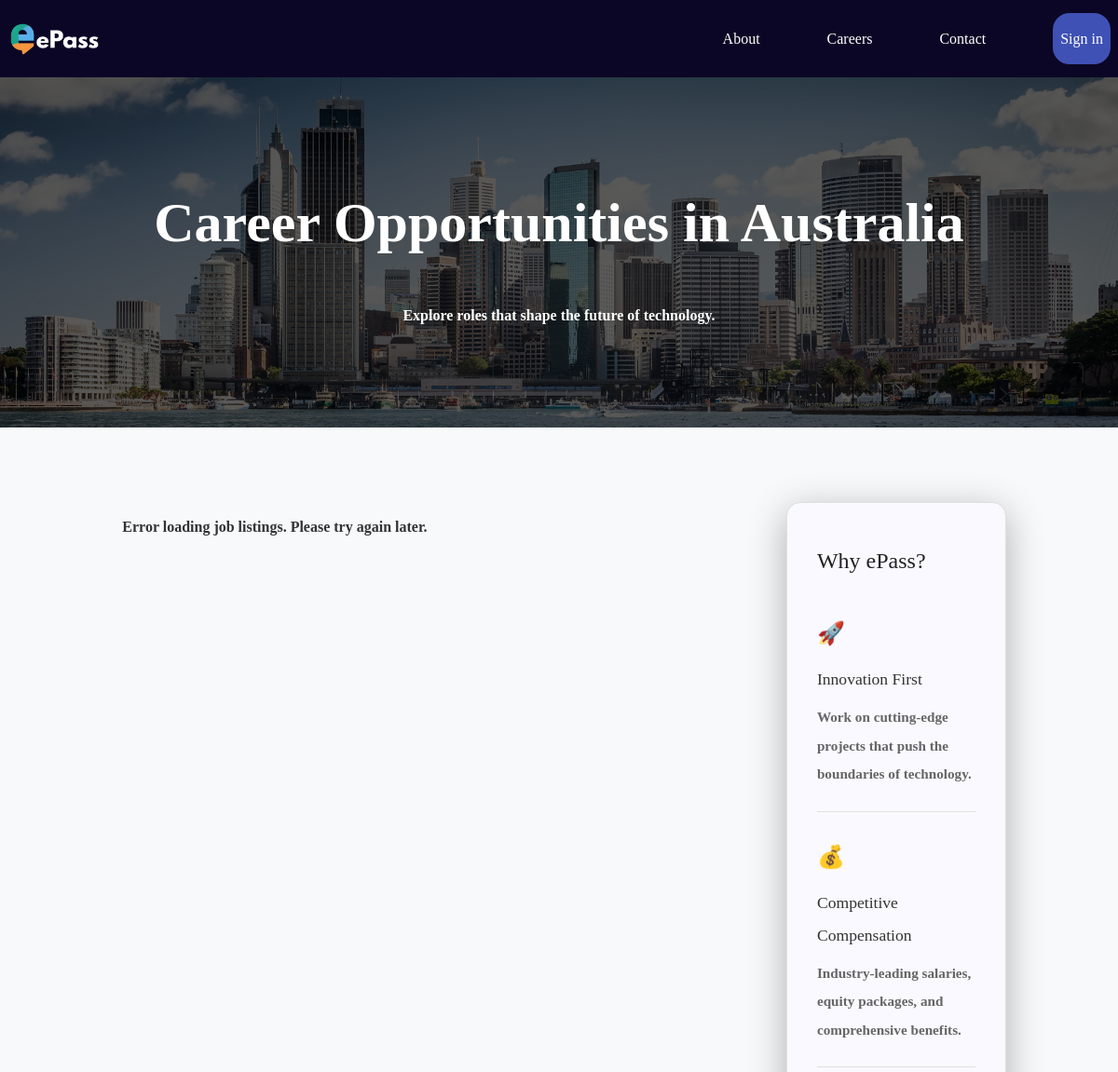
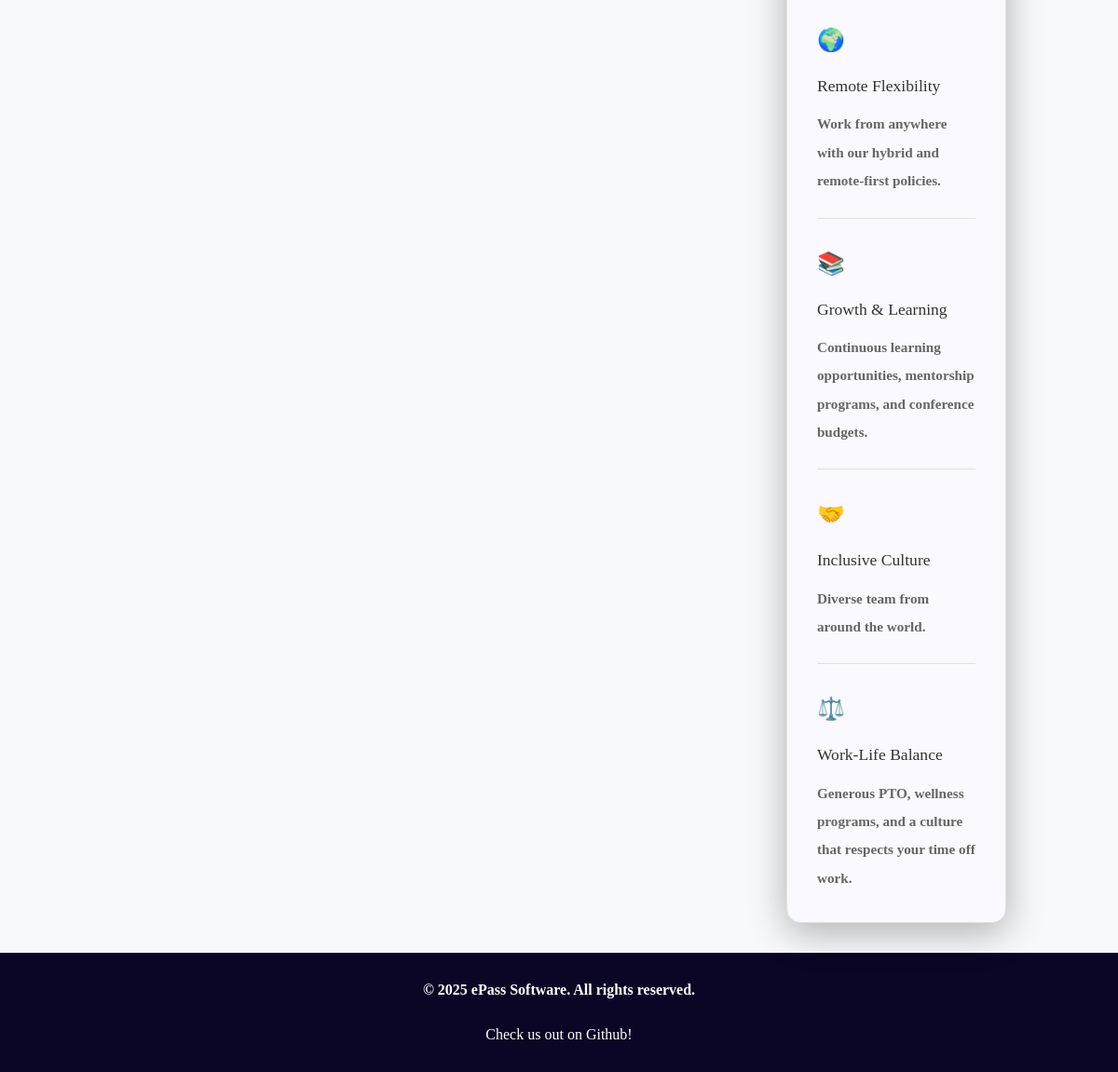
Before: /jobs.php with the older database file (2 pictures, top to bottom).
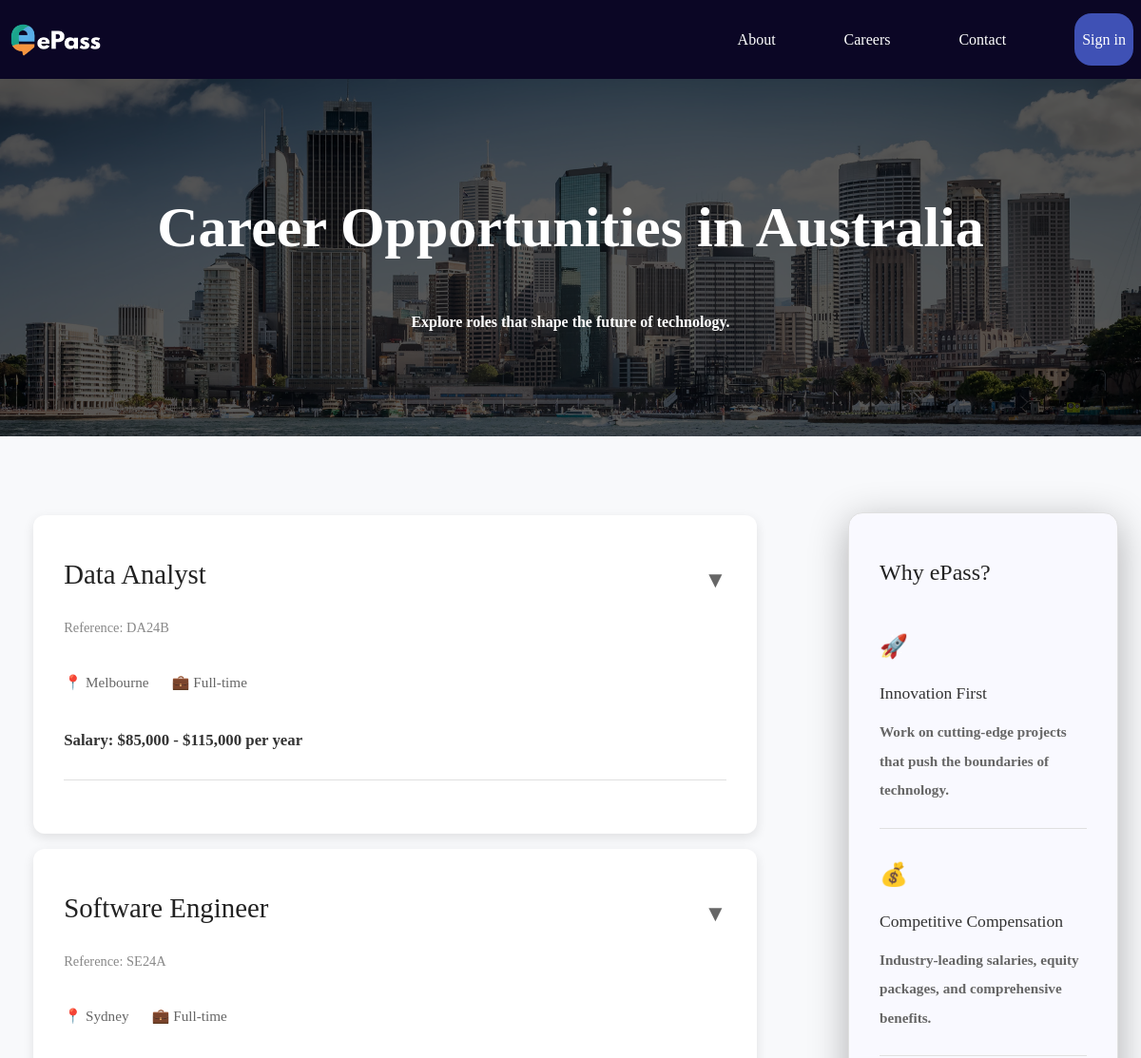
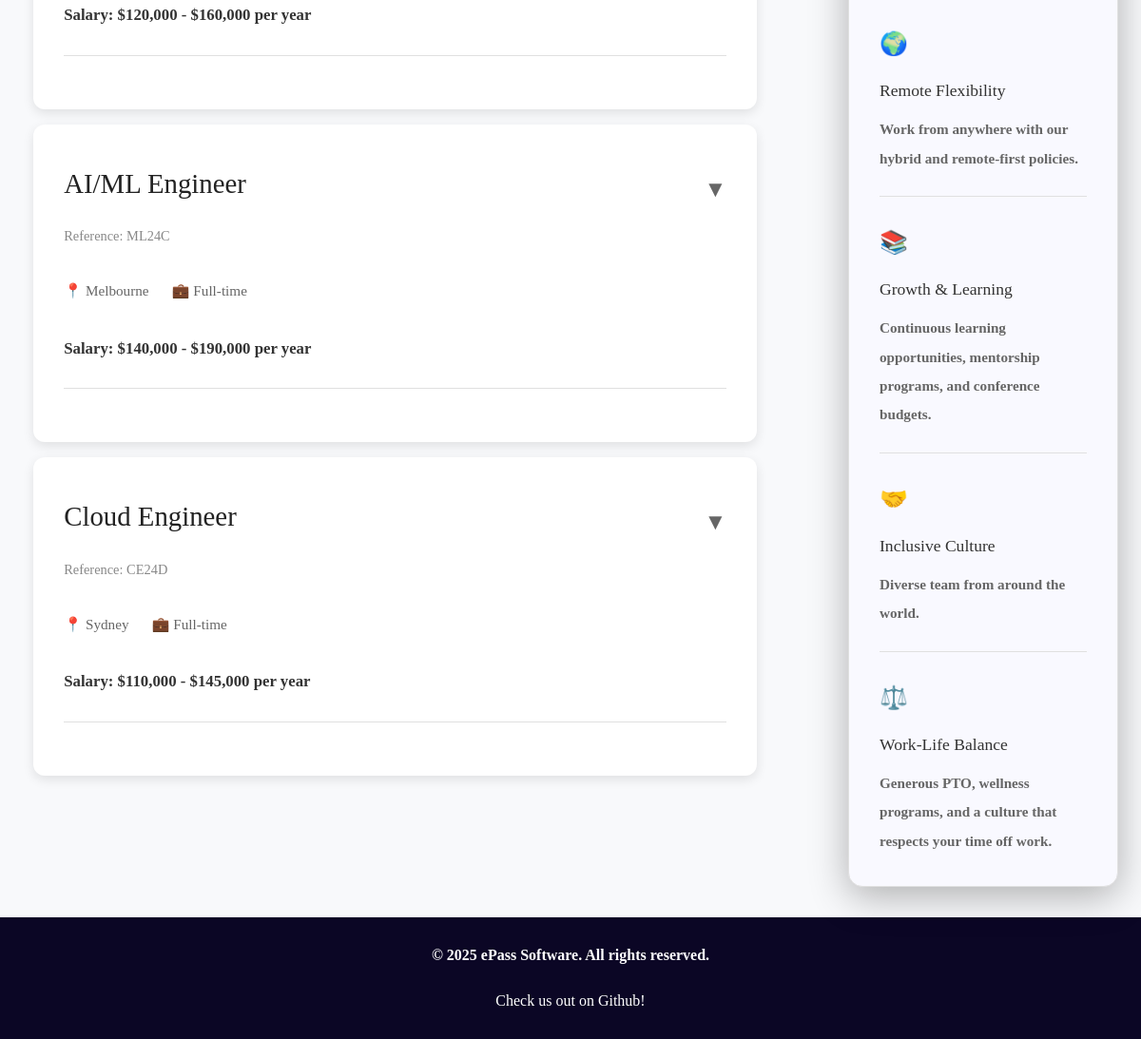
After: the same page with the newer database file (2 pictures, top to bottom).
### tables this page shows
CREATE TABLE `jobs` (
  `job_id` int(11) NOT NULL,
  `reference` varchar(20) NOT NULL,
  `title` varchar(100) NOT NULL,
  `location` varchar(50) NOT NULL,
  `employment_type` varchar(50) DEFAULT 'Full-time',
  `salary_min` int(11) NOT NULL,
  `salary_max` int(11) NOT NULL,
  `reports_to` varchar(100) NOT NULL,
  `description` text NOT NULL,
  `created_at` timestamp NOT NULL DEFAULT current_timestamp(),
  `updated_at` timestamp NOT NULL DEFAULT current_timestamp() ON UPDATE current_timestamp()
);

### init_session.php (called while the page is built, shortened)
<?php
function isUserLoggedIn() {
    return isset($_SESSION['logged_in']) && $_SESSION['logged_in'] === true;
}
?>

### jobs.php (the view, shortened to what this page needs)
<!DOCTYPE html>
<html lang="en">
<head>
    <?php include 'header.inc'; ?>
    <link rel="stylesheet" href="styles/jobs.css">
</head>
<body>
    <?php include 'nav.inc'; ?>
    <header>
        <h1>Career Opportunities in Australia</h1>
        <p>Explore roles that shape the future of technology.</p>
    </header>
        <br>
    <div class="jobs-container">
        <main>
        <?php
        require_once 'settings.php';
            $sql = "SELECT * FROM jobs ORDER BY job_id";
                    $result = mysqli_query($conn, $sql);
        if ($result && mysqli_num_rows($result) > 0) {
            $jobCounter = 1;
            while ($job = mysqli_fetch_assoc($result)) {
                $salaryFormatted = '$' . number_format($job['salary_min']) . ' - $' .
                                  number_format($job['salary_max']) . ' per year';
                echo '<section id="job-box">';
                echo '<label for="job' . $jobCounter . '" class="job-header">';
                echo '<div class="job-header-content">';
                echo '<h2>' . htmlspecialchars($job['title']) . '</h2>';
                echo '<span class="ref-number">Reference: ' . htmlspecialchars($job['reference']) . '</span>';
                echo '<div class="job-meta">';
                echo '<span>📍 ' . htmlspecialchars($job['location']) . '</span>';
                echo '<span>💼 ' . htmlspecialchars($job['employment_type']) . '</span>';
                echo '</div>';
                echo '<div class="salary">Salary: ' . $salaryFormatted . '</div>';
                echo '</div>';
                echo '<span class="toggle-icon">▼</span>';
                echo '</label>';
                echo '</section>';
                $jobCounter++;
            }
        } else {
            echo '<p class="error">Error loading job listings. Please try again later.</p>';
        }
        ?>
        </main>
        <aside class="float-item">
            <h2>Why ePass?</h2>
            <div class="why-item">
                <div class="icon">🚀</div>
                <h3>Innovation First</h3>
                <p>Work on cutting-edge projects that push the boundaries of technology.</p>
            </div>
            <div class="why-item">
                <div class="icon">💰</div>
                <h3>Competitive Compensation</h3>
                <p>Industry-leading salaries, equity packages, and comprehensive benefits.</p>
            </div>
            <div class="why-item">
                <div class="icon">🌍</div>
                <h3>Remote Flexibility</h3>
                <p>Work from anywhere with our hybrid and remote-first policies.</p>
            </div>
            <div class="why-item">
                <div class="icon">📚</div>
                <h3>Growth & Learning</h3>
                <p>Continuous learning opportunities, mentorship programs, and conference budgets.</p>
            </div>
            <div class="why-item">
                <div class="icon">🤝</div>
                <h3>Inclusive Culture</h3>
                <p>Diverse team from around the world.</p>
            </div>
            <div class="why-item">
                <div class="icon">⚖️</div>
                <h3>Work-Life Balance</h3>
                <p>Generous PTO, wellness programs, and a culture that respects your time off work.</p>
            </div>
        </aside>
    </div>
</body>
    <?php include 'footer.inc'; ?>
</html>

### header.inc (shortened to what this page needs)
<link rel="stylesheet" href="styles/styles.css">

### nav.inc (shortened to what this page needs)
<?php
require_once('init_session.php');
$username = getCurrentUsername();
?>
<nav id="nav-bar">
    <a href="index.php"><img class="logo" src="images/logo.png" alt="logo"></a>
    <ul id="nav-menu">
        <li><a id="nav-link" href="about.php">About</a></li>
        <li><a id="nav-link" href="jobs.php">Careers</a></li>
        <li><a id="nav-link" href="mailto:info@epasssoftware.com.au">Contact</a></li>
        <?php if (isUserLoggedIn()): ?>
            <li><a id="nav-link" href="dashboard.php">Dashboard</a></li>
            <li><a id="nav-link" href="apply.php">Apply</a></li>
            <li class="user-menu">
                <span class="username-display">👤 <?php echo htmlspecialchars($username); ?></span>
                <a id="nav-link" href="logout.php" class="nav-button logout-btn">Logout</a>
            </li>
        <?php else: ?>
            <li><a id="nav-link" href="login-register.php" class="nav-button">Sign in</a></li>
        <?php endif; ?>
    </ul>
</nav>

### footer.inc
<footer>
  <div class ="footer-bottom">
      <p><a href="https://kenzienguyen22.atlassian.net/jira/software/projects/SCRUM/boards/1/backlog?atlOrigin=eyJpIjoiMDMxZDQwMjA1OGE5NDUwMjhmMDY3MjZmY2MyNzNlZTYiLCJwIjoiaiJ9"
        target="_blank" rel="noopener noreferrer">
        &copy; 2025 ePass Software. All rights reserved.</p>
      <a href="https://github.com/106223201/project2"
      target="_blank" rel="noopener noreferrer"> Check us out on Github!</p>
  </div>
</footer>

### styles/styles.css (style rules this page uses)
* { font-family: 'Gotham'; margin: 0; padding: 0; box-sizing:border-box; }
h1 { font-size: 3rem; font-weight: 600; }
h2 { font-size: 1.5rem; font-weight: 500; line-height: 60px; }
h3 { font-size: 1.5rem; font-weight: 500; }
p { font-family: 'Gotham Thin'; font-weight: 600; }
body { background-color: #f8f9fb; color: #333; line-height: 3; display: flex; flex-direction: column; overflow-x: hidden; margin:0; }
nav { width: 100%; position: relative; background-color: #0b0625; backdrop-filter: blur(8px); top: 0; position: sticky; z-index: 1000; }
#nav-bar { max-width: 100%; padding: 0.3rem 0.5rem; margin: 0 auto; display: flex; justify-content: space-between; align-items: center; }
.logo { width: 6rem; margin-left: 0.2rem; justify-content: center; margin-top: 20px; z-index:1001; }
#nav-bar #nav-menu { display: flex; align-items: center; list-style: none; gap: clamp(0.5rem, 1vw, 1rem); }
#nav-menu li a { color:#fff; text-decoration: none; font-weight: 500; margin-left: 60px; font-size: clamp(1rem, 3vw, 0.2rem); }
#nav-bar #nav-menu #nav-link { display: flex ; border-radius: 18px; transition: 0.2s ease; justify-content: flex-end; }
#nav-bar #nav-menu .nav-button { display:flex; background-color: #3f51b5; border: none; padding: 0.2rem 0.5rem; border-radius: 18px; transition: 0.2s ease; }
#nav-menu { display: flex; gap: clamp(1.5rem, 3vw, 3rem); list-style: none; align-items: center; justify-content: center; }
#nav-menu a { color: white; text-decoration: none; font-size: clamp(1rem, 2vw, 1.2rem); transition: opacity 0.3s; padding: 0.5rem 0; white-space: nowrap; position: relative; }
#nav-menu a::after { content: ''; position: absolute; bottom: 0; left: 0; width: 0; height: 2px; background: rgba(255, 255, 255, 0.9); transition: width 0.3s; }
footer { background-color: #0b0625; color: rgb(255, 255, 255); padding: 1rem 0.5rem; display: flex; justify-content: center; }
footer a { color:white; }
footer a:link { text-decoration: none; color:white; }
.footer-bottom { max-width: 1400px; margin: auto auto 0; text-align: center; font-size: 1rem; }

### nav.inc (style rules this page uses)
nav { z-index: 1000; position: sticky; top: 0; }

Changed rows visible on the page:
added jobs: title "Data Analyst", reference "DA24B", location "Melbourne", employment_type "Full-time", salaryFormatted "$85,000 - $115,000 per year"
added jobs: title "Software Engineer", reference "SE24A", location "Sydney", employment_type "Full-time", salaryFormatted "$120,000 - $160,000 per year"
added jobs: title "AI/ML Engineer", reference "ML24C", location "Melbourne", employment_type "Full-time", salaryFormatted "$140,000 - $190,000 per year"
added jobs: title "Cloud Engineer", reference "CE24D", location "Sydney", employment_type "Full-time", salaryFormatted "$110,000 - $145,000 per year"
Other visible differences:
text no longer shown: "Error loading job listings. Please try again later."
